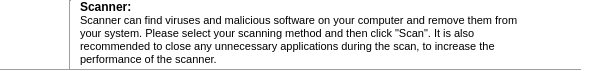
     <widget class="QWidget" name="scaninfotext" native="true">
      <property name="geometry">
       <rect>
        <x>0</x>
        <y>0</y>
        <width>611</width>
        <height>71</height>
       </rect>
      </property>
      <property name="styleSheet">
       <string notr="true">background-color: rgb(255, 255, 255);</string>
      </property>
      <widget class="QLabel" name="scannericon">
       <property name="geometry">
        <rect>
         <x>10</x>
         <y>10</y>
         <width>51</width>
         <height>51</height>
        </rect>
       </property>
       <property name="styleSheet">
        <string notr="true">background-image: url(:/new/prefix1/data/scanner.png);</string>
       </property>
       <property name="text">
        <string/>
       </property>
      </widget>
      <widget class="Line" name="line_3">
       <property name="geometry">
        <rect>
         <x>60</x>
         <y>0</y>
         <width>20</width>
         <height>71</height>
        </rect>
       </property>
       <property name="styleSheet">
        <string notr="true">background-color: qlineargradient(spread:pad, x1:0, y1:0, x2:1, y2:0, stop:0 rgba(0, 0, 0, 0), stop:1 rgba(255, 255, 255, 0));</string>
       </property>
       <property name="orientation">
        <enum>Qt::Vertical</enum>
       </property>
      </widget>
      <widget class="QLabel" name="ScannerNote">
       <property name="geometry">
        <rect>
         <x>80</x>
         <y>0</y>
         <width>451</width>
         <height>71</height>
        </rect>
       </property>
       <property name="text">
        <string>&lt;!DOCTYPE HTML PUBLIC &quot;-//W3C//DTD HTML 4.0//EN&quot; &quot;http://www.w3.org/TR/REC-html40/strict.dtd&quot;&gt;
&lt;html&gt;&lt;head&gt;&lt;meta name=&quot;qrichtext&quot; content=&quot;1&quot; /&gt;&lt;style type=&quot;text/css&quot;&gt;
p, li { white-space: pre-wrap; }
&lt;/style&gt;&lt;/head&gt;&lt;body style=&quot; font-family:'MS Shell Dlg 2'; font-size:8.25pt; font-weight:400; font-style:normal;&quot;&gt;
&lt;p style=&quot; margin-top:0px; margin-bottom:0px; margin-left:0px; margin-right:0px; -qt-block-indent:0; text-indent:0px;&quot;&gt;&lt;span style=&quot; font-size:9pt; font-weight:600;&quot;&gt;Scanner:&lt;/span&gt;&lt;/p&gt;
&lt;p style=&quot; margin-top:0px; margin-bottom:0px; margin-left:0px; margin-right:0px; -qt-block-indent:0; text-indent:0px;&quot;&gt;&lt;span style=&quot; font-size:8pt;&quot;&gt;Scanner can find viruses and malicious software on your computer and remove them from your system. Please select your scanning method and then click &amp;quot;Scan&amp;quot;. It is also recommended to close any unnecessary applications during the scan, to increase the performance of the scanner.&lt;/span&gt;&lt;/p&gt;&lt;/body&gt;&lt;/html&gt;</string>
       </property>
       <property name="scaledContents">
        <bool>true</bool>
       </property>
       <property name="alignment">
        <set>Qt::AlignLeading|Qt::AlignLeft|Qt::AlignTop</set>
       </property>
       <property name="wordWrap">
        <bool>true</bool>
       </property>
      </widget>
      <widget class="Line" name="line_4">
       <property name="geometry">
        <rect>
         <x>-110</x>
         <y>60</y>
         <width>691</width>
         <height>20</height>
        </rect>
       </property>
       <property name="styleSheet">
        <string notr="true">background-color: qlineargradient(spread:pad, x1:0, y1:0, x2:1, y2:0, stop:0 rgba(0, 0, 0, 0), stop:1 rgba(255, 255, 255, 0));</string>
       </property>
       <property name="orientation">
        <enum>Qt::Horizontal</enum>
       </property>
      </widget>
      <zorder>ScannerNote</zorder>
      <zorder>scannericon</zorder>
      <zorder>line_3</zorder>
      <zorder>line_4</zorder>
     </widget>
